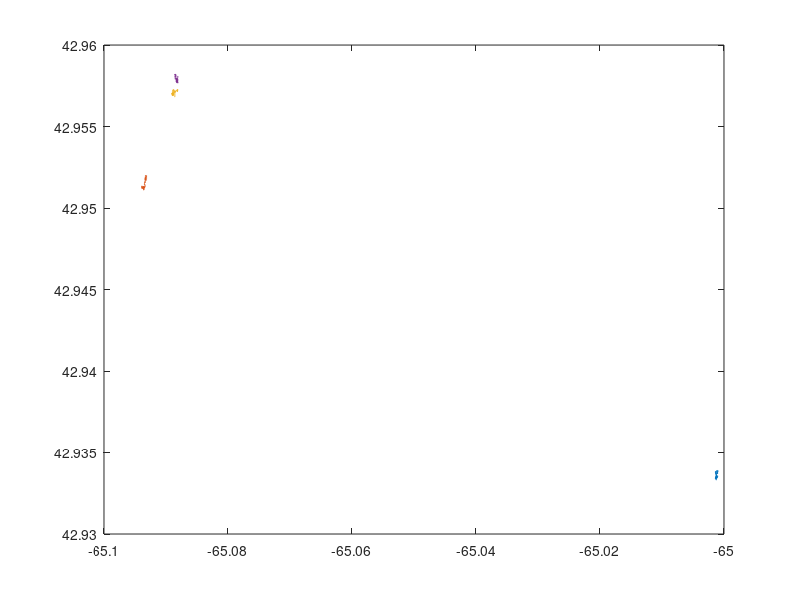

MATLAB code to generate this figure:
x=[-65.0013 -65.0934 -65.0882 -65.0882];
y=[42.9333 42.9518 42.9572 42.9578];
dir=unifrnd(-pi,pi,1,4);
dis=unifrnd(0,0.0000472,1,4);

for    i=1:200;
    for j=1:4
        x(j)=x(j)+(cos(dir(j))*dis(j));
        y(j)=y(j)+(sin(dir(j))*dis(j));
    end
    positionx(i,:)=x;
    positiony(i,:)=y;
    dir=dir+unifrnd(-pi/2,pi/2,1,4);
    dis=unifrnd(0,0.0000472,1,4);
end

for j=1:4
    plot(positionx(:,j),positiony(:,j))
    hold on
end
